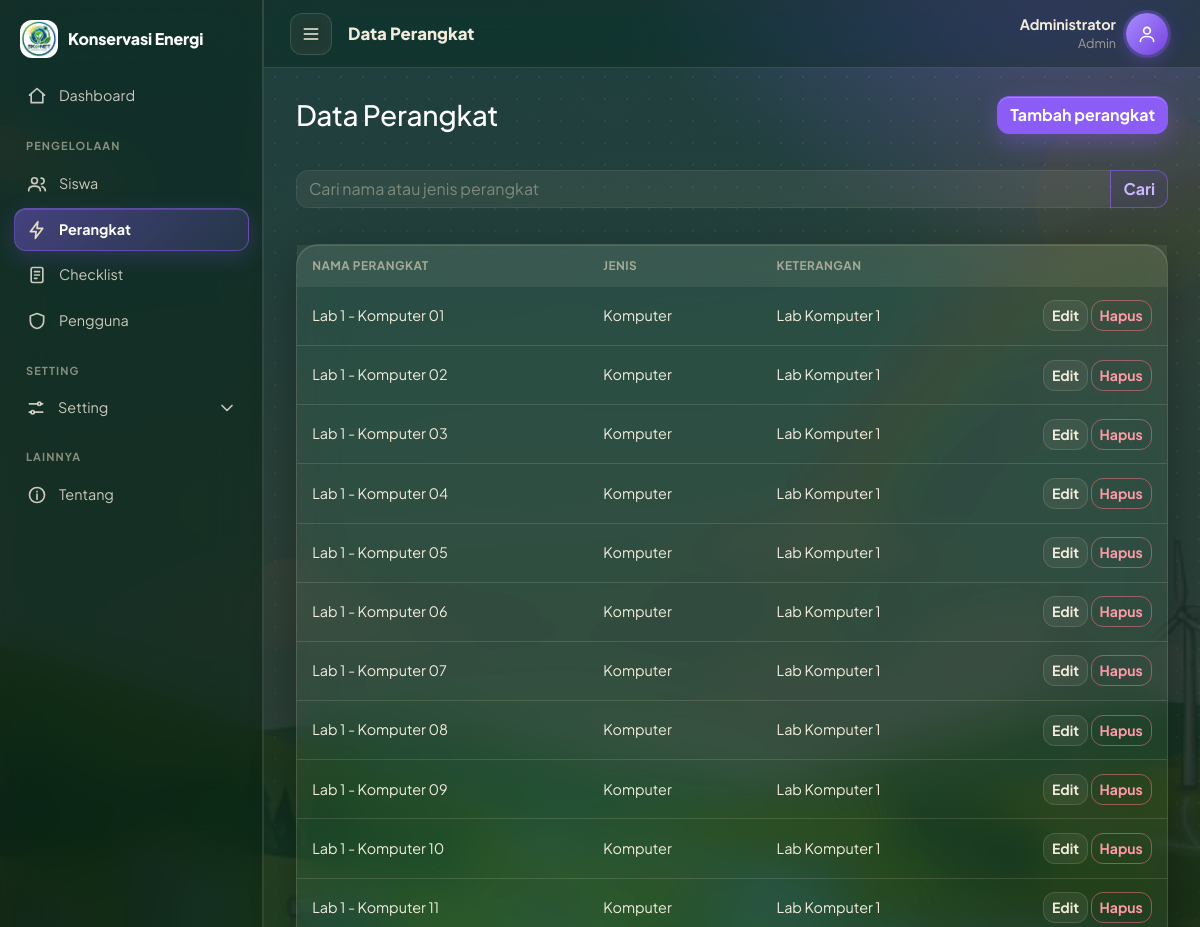
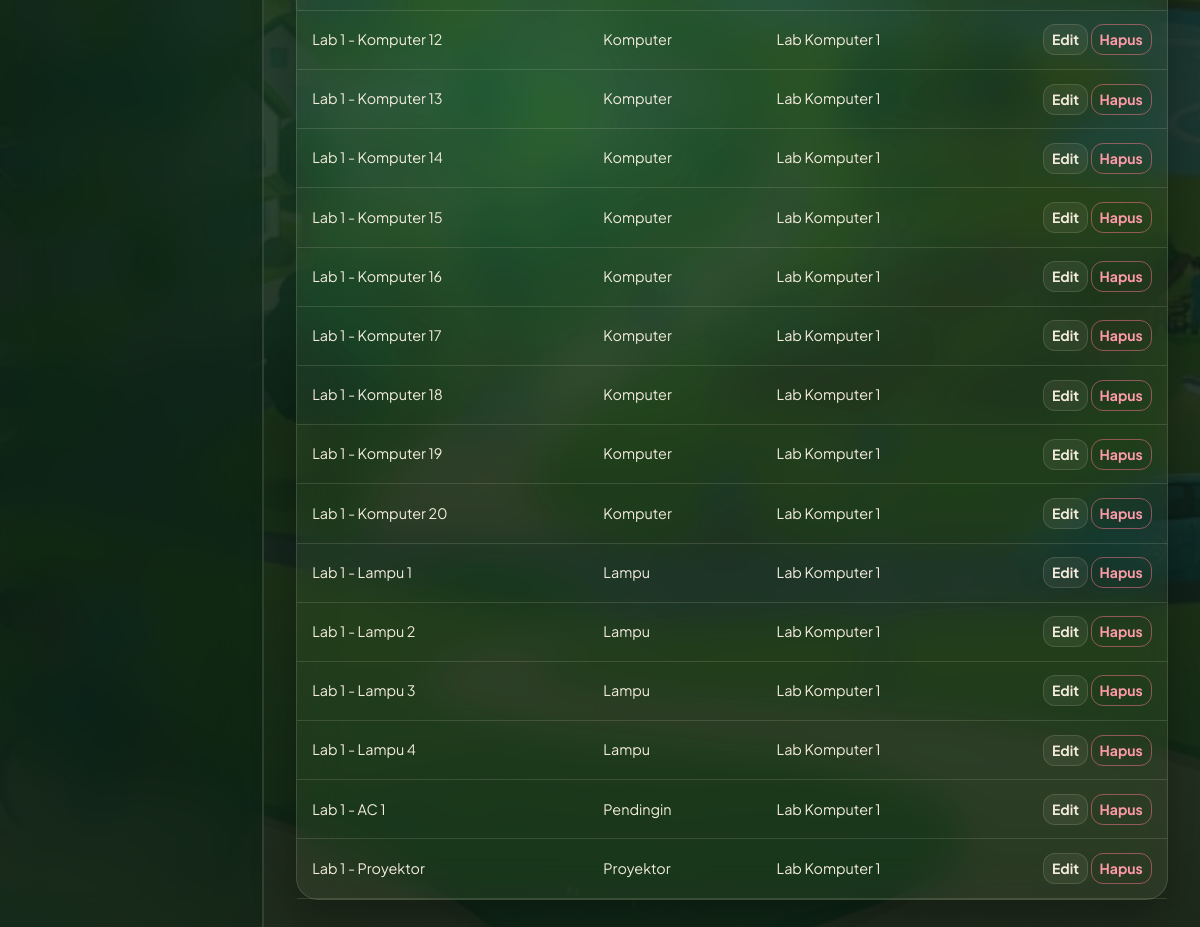
The page /perangkat/index.php (signed in) on the database its author committed (2 pictures, top to bottom).
### tables this page shows
CREATE TABLE `perangkat` (
  `id_perangkat` int(11) NOT NULL,
  `nama_perangkat` varchar(100) NOT NULL,
  `jenis` varchar(50) NOT NULL,
  `keterangan` text DEFAULT NULL
);

### perangkat/index.php (the view, shortened to what this page needs)
<?php
require_once __DIR__ . '/../includes/functions.php';
$q = trim($_GET['q'] ?? '');
$st = $pdo->prepare('SELECT * FROM perangkat WHERE nama_perangkat LIKE :a OR jenis LIKE :b ORDER BY jenis, nama_perangkat');
$st->execute([':a' => "%$q%", ':b' => "%$q%"]);
$data = $st->fetchAll();
require '../includes/header.php';
?>
<div class="d-flex justify-content-between align-items-center mb-3">
  <h3 class="mb-0">Data Perangkat</h3>
  <?php if (boleh_kelola_data()): ?><a class="btn btn-success" href="form.php">Tambah perangkat</a><?php endif; ?>
</div>
<form class="mb-3" method="get"><div class="input-group">
  <input name="q" value="<?= e($q) ?>" class="form-control" placeholder="Cari nama atau jenis perangkat">
  <button class="btn btn-outline-success">Cari</button></div></form>
<div class="card"><div class="table-responsive"><table class="table table-hover mb-0 align-middle">
  <thead><tr><th>Nama perangkat</th><th>Jenis</th><th>Keterangan</th><?php if (boleh_kelola_data()): ?><th style="width:170px"></th><?php endif; ?></tr></thead><tbody>
  <?php foreach ($data as $r): ?>
    <tr><td><?= e($r['nama_perangkat']) ?></td><td><?= e($r['jenis']) ?></td><td><?= e($r['keterangan']) ?></td>
      <?php if (boleh_kelola_data()): ?>
      <td class="text-end">
        <a class="btn btn-sm btn-outline-secondary" href="form.php?id=<?= $r['id_perangkat'] ?>">Edit</a>
        <?php if (is_admin()): ?>
        <form method="post" action="hapus.php" class="d-inline" onsubmit="return confirm('Hapus perangkat ini?')">
          <button class="btn btn-sm btn-outline-danger">Hapus</button></form>
        <?php endif; ?>
      </td>
      <?php endif; ?></tr>
  <?php endforeach; if (!$data): ?>
    <tr><td colspan="<?= boleh_kelola_data() ? 4 : 3 ?>" class="text-center text-muted py-4">Belum ada perangkat.</td></tr>
  <?php endif; ?>
  </tbody></table></div></div>
<?php require '../includes/footer.php'; ?>

### rows shown on the page
perangkat: nama_perangkat "Lab 1 - Komputer 01", jenis "Komputer", keterangan "Lab Komputer 1"
perangkat: nama_perangkat "Lab 1 - Komputer 02", jenis "Komputer", keterangan "Lab Komputer 1"
perangkat: nama_perangkat "Lab 1 - Komputer 03", jenis "Komputer", keterangan "Lab Komputer 1"
perangkat: nama_perangkat "Lab 1 - Komputer 04", jenis "Komputer", keterangan "Lab Komputer 1"
perangkat: nama_perangkat "Lab 1 - Komputer 05", jenis "Komputer", keterangan "Lab Komputer 1"
perangkat: nama_perangkat "Lab 1 - Komputer 06", jenis "Komputer", keterangan "Lab Komputer 1"
perangkat: nama_perangkat "Lab 1 - Komputer 07", jenis "Komputer", keterangan "Lab Komputer 1"
perangkat: nama_perangkat "Lab 1 - Komputer 08", jenis "Komputer", keterangan "Lab Komputer 1"
perangkat: nama_perangkat "Lab 1 - Komputer 09", jenis "Komputer", keterangan "Lab Komputer 1"
perangkat: nama_perangkat "Lab 1 - Komputer 10", jenis "Komputer", keterangan "Lab Komputer 1"
perangkat: nama_perangkat "Lab 1 - Komputer 11", jenis "Komputer", keterangan "Lab Komputer 1"
perangkat: nama_perangkat "Lab 1 - Komputer 12", jenis "Komputer", keterangan "Lab Komputer 1"
perangkat: nama_perangkat "Lab 1 - Komputer 13", jenis "Komputer", keterangan "Lab Komputer 1"
perangkat: nama_perangkat "Lab 1 - Komputer 14", jenis "Komputer", keterangan "Lab Komputer 1"
perangkat: nama_perangkat "Lab 1 - Komputer 15", jenis "Komputer", keterangan "Lab Komputer 1"
perangkat: nama_perangkat "Lab 1 - Komputer 16", jenis "Komputer", keterangan "Lab Komputer 1"
perangkat: nama_perangkat "Lab 1 - Komputer 17", jenis "Komputer", keterangan "Lab Komputer 1"
perangkat: nama_perangkat "Lab 1 - Komputer 18", jenis "Komputer", keterangan "Lab Komputer 1"
perangkat: nama_perangkat "Lab 1 - Komputer 19", jenis "Komputer", keterangan "Lab Komputer 1"
perangkat: nama_perangkat "Lab 1 - Komputer 20", jenis "Komputer", keterangan "Lab Komputer 1"
perangkat: nama_perangkat "Lab 1 - Lampu 1", jenis "Lampu", keterangan "Lab Komputer 1"
perangkat: nama_perangkat "Lab 1 - Lampu 2", jenis "Lampu", keterangan "Lab Komputer 1"
perangkat: nama_perangkat "Lab 1 - Lampu 3", jenis "Lampu", keterangan "Lab Komputer 1"
perangkat: nama_perangkat "Lab 1 - Lampu 4", jenis "Lampu", keterangan "Lab Komputer 1"
perangkat: nama_perangkat "Lab 1 - AC 1", jenis "Pendingin", keterangan "Lab Komputer 1"
perangkat: nama_perangkat "Lab 1 - Proyektor", jenis "Proyektor", keterangan "Lab Komputer 1"

### other values the page prints
$label "Dashboard Siswa Perangkat Checklist Pengguna Tentang"
$judul "Data Perangkat"
$u['nama'] "Administrator"
$level "Admin"
